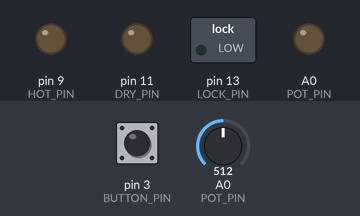
A sketch run on a simulated Arduino Uno, built with avr-gcc and run on an emulated ATmega328P. On the bench: switched loads named in the sketch (green lamp = pin HIGH), output pins drawn as LEDs (lit = HIGH). Inputs (shaded band) come from the test bench; at power-on: pin 3 (BUTTON_PIN) HIGH, A0 (POT_PIN) = 512. Pins used as bus, display or sensor lines are not drawn; what the sketch prints to the serial monitor is not drawn.

Above: at 1.2 s.
1.3 s: pin 3 (BUTTON_PIN) pulled LOW for 0.15 s
At 2.6 s:
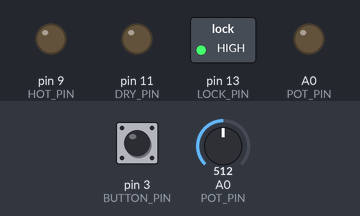
4.4 s: A0 (POT_PIN) set to 0
At 7.6 s:
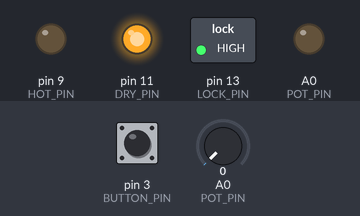
Timing chart, 0 to 13.4 s (numbered marks = the images above; inputs shaded):
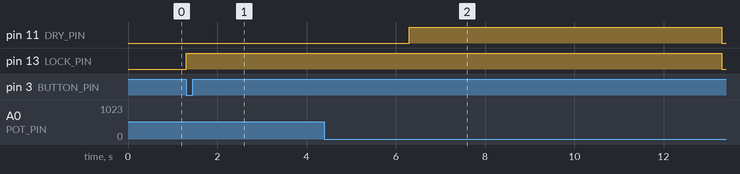

The sketch:

Washer.ino
```cpp
//Fill in the values below with the pins that you chose to use
const int POT_PIN = A0;
const int BUTTON_PIN = 3;
const int HOT_PIN = 9;
const int COLD_PIN = 6;
const int DRY_PIN = 11;
const int LOCK_PIN = 13;

enum State {
  rest,
  econWash,
  deluxeWash,
  supDelWashHot,
  supDelWashMed,
  econDry,
  deluxeSupDelDry,
};

State place = rest;

void setup() {
  Serial.begin(9600);
  pinMode(HOT_PIN, OUTPUT);
  pinMode(COLD_PIN, OUTPUT);
  pinMode(DRY_PIN, OUTPUT);
  pinMode(LOCK_PIN, OUTPUT);
  pinMode(POT_PIN, OUTPUT);
  pinMode(BUTTON_PIN, INPUT_PULLUP);

}

void loop() {
  place = nextState(place);
}

State nextState(State state){
   Serial.print(analogRead(POT_PIN));
  switch (state) {
    case rest:
    digitalWrite(HOT_PIN, LOW);
    digitalWrite(COLD_PIN, LOW);
    digitalWrite(DRY_PIN, LOW);
    digitalWrite(LOCK_PIN, LOW);

   if(digitalRead(BUTTON_PIN)==LOW){
      if(analogRead(POT_PIN)>=5){
        state = econWash;

      }
      else if(analogRead(POT_PIN) < 5 && analogRead(POT_PIN) > 2){
        state = deluxeWash;

      }
      else if(analogRead(POT_PIN)<=1){
        state = supDelWashHot;

      }
      break;
   }
   else{
   state = rest;
   break;
   }

    case econWash:
    digitalWrite(COLD_PIN, HIGH);
    digitalWrite(LOCK_PIN, HIGH);
    delay(5000);

    if(analogRead(POT_PIN)<=2){
      state = deluxeSupDelDry;

    }
    else{
      state = econDry;

    }
    break;

    case deluxeWash:
    digitalWrite(HOT_PIN, HIGH);
    digitalWrite(LOCK_PIN, HIGH);
    delay(7000);

    if(analogRead(POT_PIN)>2){
      state = econDry;

    }
    else{
      state = deluxeSupDelDry;

    }
    break;

    case supDelWashHot:
    digitalWrite(HOT_PIN, HIGH);
    digitalWrite(LOCK_PIN, HIGH);
    delay(7000);

    if(analogRead(POT_PIN)>=5){
      state = econDry;

    }
    else{
      state = supDelWashMed;

    }
    break;


    case supDelWashMed:
    digitalWrite(COLD_PIN, HIGH);
    delay(7000);
    state = deluxeSupDelDry;
    break;

    case econDry:
    digitalWrite(HOT_PIN, LOW);
    digitalWrite(COLD_PIN, LOW);
    digitalWrite(DRY_PIN, HIGH);
    delay(2000);
    state = rest;
    break;

    case deluxeSupDelDry:
    digitalWrite(HOT_PIN, LOW);
    digitalWrite(COLD_PIN, LOW);
    digitalWrite(DRY_PIN, HIGH);
    delay(7000);
    state = rest;
    break;

  }
  return state;
}
```

Measured:
- after the input at 1.3 s, pin 13 (LOCK_PIN): LOW → HIGH at once
- after the input at 4.4 s, pin 13 (LOCK_PIN): HIGH → LOW after 8.9 s instead of 3.9 s
